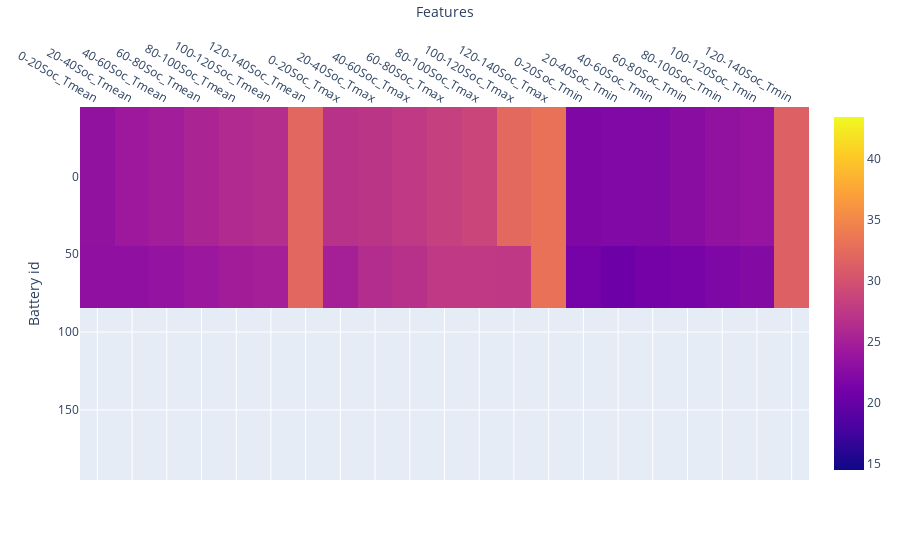

Notebook cell for this chart:
### Code cell
if __name__ == '__main__':
    app.run_server(debug = True, port = 1000)

### Figure 1 — Plotly figure (JSON) as saved in the notebook; plotly's stock layout.template omitted (floating-point values rounded to 4 significant figures; data arrays with more than 128 entries replaced by an {"elided": "..."} marker saying what was removed)
{"data": [{"coloraxis": "coloraxis", "hovertemplate": "Features: %{x}<br>Battery id: %{y}<br>color: %{z}<extra></extra>", "name": "0", "type": "heatmap", "x": ["0-20Soc_Tmean", "20-40Soc_Tmean", "40-60Soc_Tmean", "60-80Soc_Tmean", "80-100Soc_Tmean", "100-120Soc_Tmean", "120-140Soc_Tmean", "0-20Soc_Tmax", "20-40Soc_Tmax", "40-60Soc_Tmax", "60-80Soc_Tmax", "80-100Soc_Tmax", "100-120Soc_Tmax", "120-140Soc_Tmax", "0-20Soc_Tmin", "20-40Soc_Tmin", "40-60Soc_Tmin", "60-80Soc_Tmin", "80-100Soc_Tmin", "100-120Soc_Tmin", "120-140Soc_Tmin"], "xaxis": "x", "y": {"elided": "200 int values"}, "yaxis": "y", "z": {"elided": "200x21 float values"}}], "layout": {"coloraxis": {"colorscale": [[0, "#0d0887"], [0.1111, "#46039f"], [0.2222, "#7201a8"], [0.3333, "#9c179e"], [0.4444, "#bd3786"], [0.5556, "#d8576b"], [0.6667, "#ed7953"], [0.7778, "#fb9f3a"], [0.8889, "#fdca26"], [1, "#f0f921"]]}, "margin": {"t": 60}, "xaxis": {"anchor": "y", "constrain": "domain", "domain": [0, 1], "scaleanchor": "y", "side": "top", "title": {"text": "Features"}}, "yaxis": {"anchor": "x", "autorange": "reversed", "constrain": "domain", "domain": [0, 1], "title": {"text": "Battery id"}}}}
